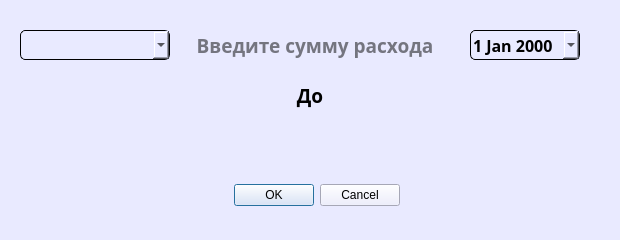
<?xml version="1.0" encoding="UTF-8"?>
<ui version="4.0">
 <class>EditWindow</class>
 <widget class="QDialog" name="EditWindow">
  <property name="geometry">
   <rect>
    <x>0</x>
    <y>0</y>
    <width>620</width>
    <height>240</height>
   </rect>
  </property>
  <property name="minimumSize">
   <size>
    <width>620</width>
    <height>240</height>
   </size>
  </property>
  <property name="maximumSize">
   <size>
    <width>620</width>
    <height>240</height>
   </size>
  </property>
  <property name="font">
   <font>
    <family>Open Sans Condensed SemiBold</family>
    <pointsize>14</pointsize>
    <bold>true</bold>
   </font>
  </property>
  <property name="windowTitle">
   <string>EditWindow</string>
  </property>
  <property name="styleSheet">
   <string notr="true">background: rgb(233, 234, 255)</string>
  </property>
  <widget class="QDialogButtonBox" name="editButtonBox">
   <property name="geometry">
    <rect>
     <x>60</x>
     <y>180</y>
     <width>340</width>
     <height>30</height>
    </rect>
   </property>
   <property name="font">
    <font>
     <family>Open Sans Condensed SemiBold</family>
     <pointsize>16</pointsize>
     <bold>true</bold>
    </font>
   </property>
   <property name="orientation">
    <enum>Qt::Horizontal</enum>
   </property>
   <property name="standardButtons">
    <set>QDialogButtonBox::Cancel|QDialogButtonBox::Ok</set>
   </property>
  </widget>
  <widget class="QLabel" name="editBeforeInfoLabel">
   <property name="geometry">
    <rect>
     <x>20</x>
     <y>130</y>
     <width>560</width>
     <height>30</height>
    </rect>
   </property>
   <property name="font">
    <font>
     <family>Open Sans Condensed SemiBold</family>
     <pointsize>14</pointsize>
     <bold>true</bold>
    </font>
   </property>
   <property name="styleSheet">
    <string notr="true">color: blue;</string>
   </property>
   <property name="text">
    <string/>
   </property>
   <property name="alignment">
    <set>Qt::AlignCenter</set>
   </property>
  </widget>
  <widget class="QComboBox" name="editCombobox">
   <property name="geometry">
    <rect>
     <x>20</x>
     <y>30</y>
     <width>150</width>
     <height>30</height>
    </rect>
   </property>
   <property name="font">
    <font>
     <family>Open Sans Condensed SemiBold</family>
     <pointsize>14</pointsize>
     <bold>true</bold>
    </font>
   </property>
   <property name="styleSheet">
    <string notr="true">QComboBox {
    border-radius: 5px;
	border: 1px solid black;
}</string>
   </property>
  </widget>
  <widget class="QLineEdit" name="editLineEdit">
   <property name="geometry">
    <rect>
     <x>190</x>
     <y>30</y>
     <width>250</width>
     <height>30</height>
    </rect>
   </property>
   <property name="font">
    <font>
     <family>Open Sans Condensed SemiBold</family>
     <pointsize>14</pointsize>
     <bold>true</bold>
    </font>
   </property>
   <property name="styleSheet">
    <string notr="true">QLineEdit {
    border: none;
    border-radius: 5px;
}

QLineEdit:focus {
    border: 2px solid blue;
}</string>
   </property>
   <property name="alignment">
    <set>Qt::AlignCenter</set>
   </property>
   <property name="placeholderText">
    <string>Введите сумму расхода</string>
   </property>
  </widget>
  <widget class="QDateEdit" name="editDateEdit">
   <property name="geometry">
    <rect>
     <x>470</x>
     <y>30</y>
     <width>110</width>
     <height>30</height>
    </rect>
   </property>
   <property name="font">
    <font>
     <family>Open Sans Condensed SemiBold</family>
     <pointsize>12</pointsize>
     <bold>true</bold>
    </font>
   </property>
   <property name="styleSheet">
    <string notr="true">QDateEdit {
    border-radius: 5px;
	border: 1px solid black;
}</string>
   </property>
   <property name="calendarPopup">
    <bool>true</bool>
   </property>
  </widget>
  <widget class="QLabel" name="beforeLabel">
   <property name="geometry">
    <rect>
     <x>260</x>
     <y>80</y>
     <width>100</width>
     <height>30</height>
    </rect>
   </property>
   <property name="font">
    <font>
     <family>Open Sans Condensed SemiBold</family>
     <pointsize>14</pointsize>
     <bold>true</bold>
    </font>
   </property>
   <property name="styleSheet">
    <string notr="true"/>
   </property>
   <property name="text">
    <string>До</string>
   </property>
   <property name="textFormat">
    <enum>Qt::AutoText</enum>
   </property>
   <property name="alignment">
    <set>Qt::AlignCenter</set>
   </property>
  </widget>
 </widget>
 <resources/>
 <connections>
  <connection>
   <sender>editButtonBox</sender>
   <signal>accepted()</signal>
   <receiver>EditWindow</receiver>
   <slot>accept()</slot>
   <hints>
    <hint type="sourcelabel">
     <x>248</x>
     <y>254</y>
    </hint>
    <hint type="destinationlabel">
     <x>157</x>
     <y>274</y>
    </hint>
   </hints>
  </connection>
  <connection>
   <sender>editButtonBox</sender>
   <signal>rejected()</signal>
   <receiver>EditWindow</receiver>
   <slot>reject()</slot>
   <hints>
    <hint type="sourcelabel">
     <x>316</x>
     <y>260</y>
    </hint>
    <hint type="destinationlabel">
     <x>286</x>
     <y>274</y>
    </hint>
   </hints>
  </connection>
 </connections>
</ui>
